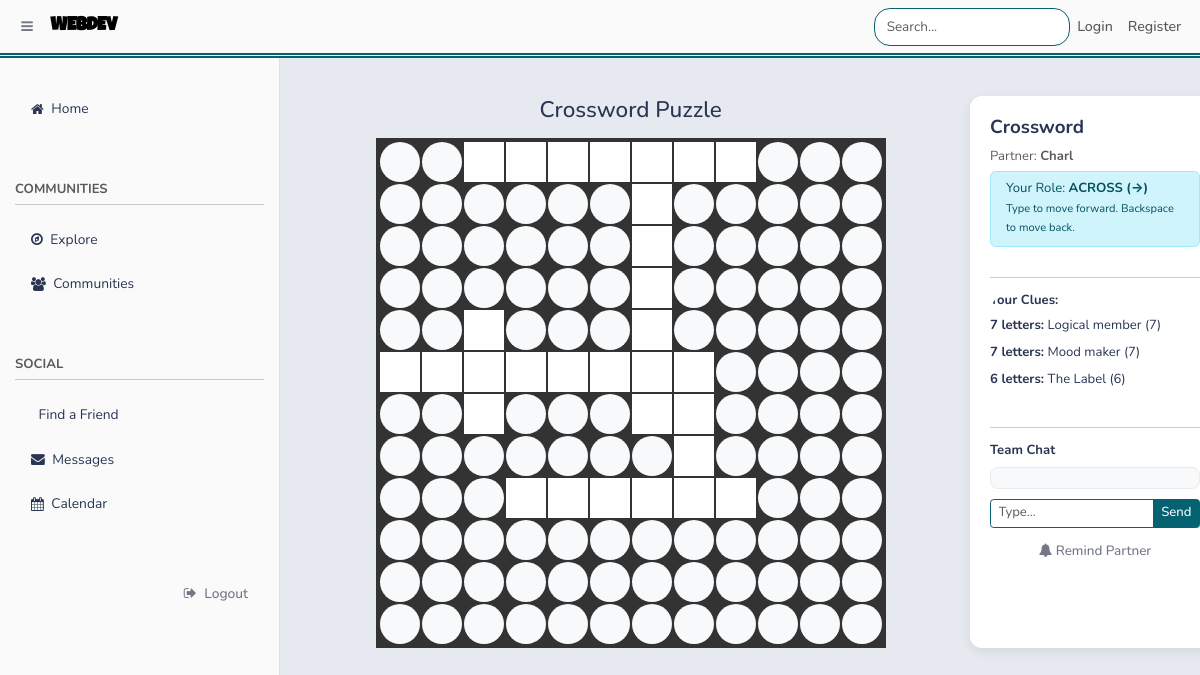
Before: /play/crossword (signed in) with the older database file.
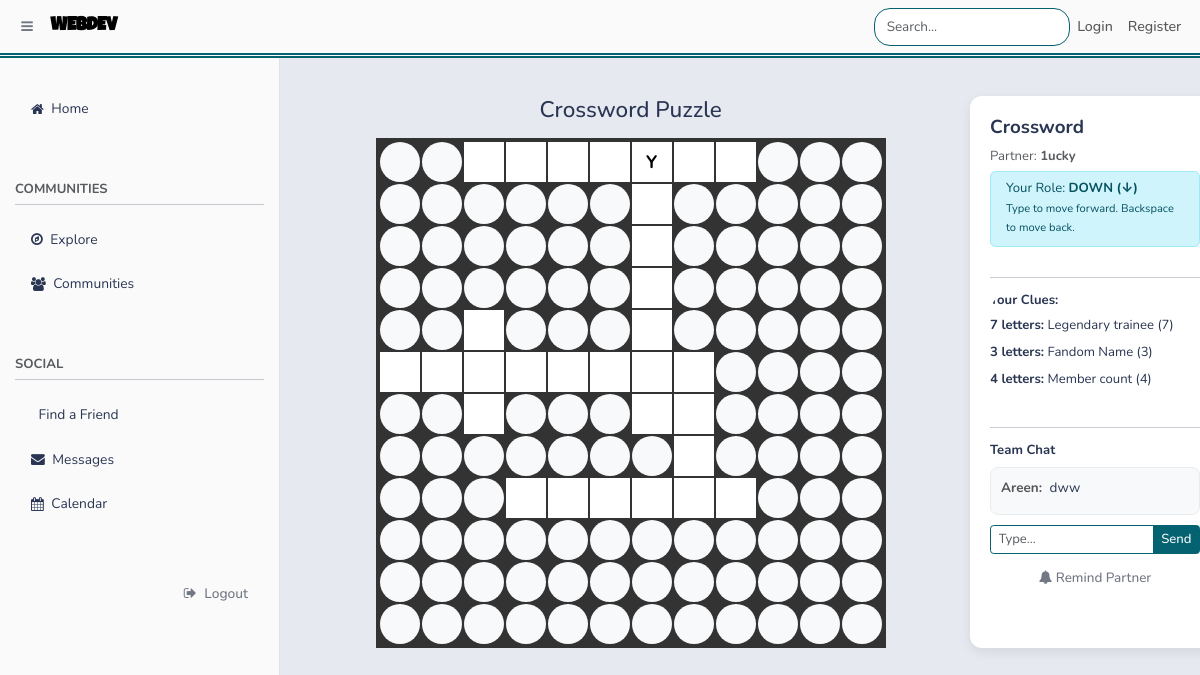
After: the same page with the newer database file.
### tables this page shows
CREATE TABLE users (
            user_id INTEGER PRIMARY KEY AUTOINCREMENT,
            username TEXT UNIQUE NOT NULL,
            password TEXT NOT NULL,
            email TEXT NOT NULL,
            phone TEXT NOT NULL,
            age INT NOT NULL
        , public_key TEXT);

CREATE TABLE game_messages (
            id INTEGER PRIMARY KEY AUTOINCREMENT,
            session_id INTEGER,
            user_id INTEGER,
            content TEXT,
            created_at TIMESTAMP DEFAULT CURRENT_TIMESTAMP
        );

### main.py (the view)
@app.route('/play/crossword')
def game_crossword_play():
    if 'user_id' not in session:
        return redirect(url_for('login'))
    conn = get_db()
    uid = session['user_id']
    conn.execute("""
        DELETE FROM game_sessions
        WHERE game_type = 'crossword'
        AND player_1_id = ?
        AND player_2_id IS NULL
        AND created_at < datetime('now', '-5 minutes')
    """, (uid,))
    conn.commit()
    session_check = conn.execute("""
        SELECT * FROM game_sessions
        WHERE (player_1_id = ? OR player_2_id = ?)
        AND game_type = 'crossword'
        AND status = 'active'
        AND player_2_id IS NOT NULL
        ORDER BY created_at DESC LIMIT 1
    """, (uid, uid)).fetchone()
    if not session_check:
        return redirect(url_for('game_lobby', game='crossword'))
    session_id = session_check['session_id']
    partner_id = session_check['player_2_id'] if session_check['player_1_id'] == uid else session_check['player_1_id']
    partner = conn.execute("SELECT username FROM users WHERE user_id=?", (partner_id,)).fetchone()
    my_role = 'p1' if session_check['player_1_id'] == uid else 'p2'
    grid_state_row = conn.execute("""
        SELECT grid_state, words_found FROM crossword_states WHERE session_id = ?
    """, (session_id,)).fetchone()
    current_state = {}
    words_found = []
    if grid_state_row:
        current_state = json.loads(grid_state_row['grid_state']) if grid_state_row['grid_state'] else {}
        words_found = json.loads(grid_state_row['words_found']) if grid_state_row['words_found'] else []
    chat_history = conn.execute("""
        SELECT u.username, gm.content
        FROM game_messages gm
        JOIN users u ON gm.user_id = u.user_id
        WHERE gm.session_id = ?
        ORDER BY gm.created_at ASC
    """, (session_id,)).fetchall()
    layout = get_crossword_grid()
    my_clues = []
    for (r, c), (word, direction, clue) in CROSSWORD_LAYOUT.items():
        if (my_role == 'p1' and direction == 'across') or (my_role == 'p2' and direction == 'down'):
            my_clues.append({
                'word': word,
                'clue': clue,
                'start_r': r,
                'start_c': c,
                'direction': direction
            })
    editable_cells = list(get_editable_cells_for_role(my_role))
    intersection_cells = list(get_intersection_cells())
    return render_template('crossword.html',
                        session_id=session_id,
                        partner_name=partner['username'] if partner else "Partner",
                        partner_id=partner_id,
                        my_role=my_role,
                        layout=layout.keys(),
                        current_state=current_state,
                        words_found=words_found,
                        chat_history=chat_history,
                        my_clues=my_clues,
                        editable_cells=editable_cells,
                        intersection_cells=intersection_cells)  # FIX #2

### helpers.py (called while the page is built)
def connect_db():
    sql = sqlite3.connect(DATABASE)
    sql.row_factory = sqlite3.Row
    sql.execute("PRAGMA foreign_keys = ON")
    return sql

def get_db():
    if not hasattr(g, 'sqlite3_db'):
        g.sqlite3_db = connect_db()
    return g.sqlite3_db

### main.py (called while the page is built)
def get_crossword_grid():
    grid = {}
    for (r, c), (word, direction, clue) in CROSSWORD_LAYOUT.items():
        for i, letter in enumerate(word):
            if direction == "across":
                grid[(r, c + i)] = letter.upper()
            else:
                grid[(r + i, c)] = letter.upper()
    return grid

def get_editable_cells_for_role(role):
    editable = set()
    for (r, c), (word, direction, clue) in CROSSWORD_LAYOUT.items():
        if role == 'p1' and direction == 'across':
            for i in range(len(word)):
                editable.add((r, c + i))
        elif role == 'p2' and direction == 'down':
            for i in range(len(word)):
                editable.add((r + i, c))
    return editable

### templates/crossword.html (shortened to what this page needs)
{% extends "base.html" %}
{% block body %}
<link rel="stylesheet" href="{{ url_for('static', filename='main.css') }}">
<link rel="stylesheet" href="{{ url_for('static', filename='phoebe.css') }}">
<div class="container-fluid mt-3">
    <div class="row">
        <div class="col-md-9 d-flex justify-content-center">
            <div>
                <h4 class="mb-3 text-center">Crossword Puzzle</h4>
                <div class="cw-board">
                    {% for r in range(12) %}       {% for c in range(12) %}   {% if (r, c) in layout %}
                                <input type="text"
                                    maxlength="1"
                                    class="cw-cell"
                                    id="cell-{{r}}-{{c}}"
                                    data-row="{{r}}"
                                    data-col="{{c}}"
                                    value="{{ current_state.get(r|string + '_' + c|string, '') }}"
                                    autocomplete="off"
                                    onkeydown="handleKey(event, {{r}}, {{c}})"
                                    oninput="handleInput(this, {{r}}, {{c}})">
                            {% else %}
                                <div class="empty-cell"></div>
                            {% endif %}
                        {% endfor %}
                    {% endfor %}
                </div>
            </div>
        </div>
        <div class="col-md-3">
            <div class="cw-sidebar">
                <div class="mb-3">
                    <h5 class="fw-bold">Crossword</h5>
                    <p class="small text-muted mb-1">
                        Partner: <strong id="partnerName">{{ partner_name }}</strong>
                    </p>
                    <div class="alert alert-info py-2 small mb-0">
                        Your Role: <strong>{% if my_role == 'p1' %}ACROSS (→){% else %}DOWN (↓){% endif %}</strong>
                        <br>
                        <span style="font-size: 0.85em">Type to move forward. Backspace to move back.</span>
                    </div>
                </div>
                <hr>
                <div class="mb-3" style="max-height: 200px; overflow-y: auto;">
                    <h6 class="fw-bold small">Your Clues:</h6>
                    <div class="small">
                        {% for clue in my_clues %}
                        <div class="mb-2">
                            <strong>{{ clue.word|length }} letters:</strong> {{ clue.clue }}
                        </div>
                        {% endfor %}
                    </div>
                </div>
                <hr>
                <div id="chatSection">
                    <h6 class="fw-bold small mb-2">Team Chat</h6>
                    <div class="chat-box" id="gameChat">
                        {% for msg in chat_history %}
                            <div class="msg"><b>{{ msg.username }}:</b> {{ msg.content }}</div>
                        {% endfor %}
                    </div>
                    <div class="input-group input-group-sm">
                        <input type="text" id="chatInput" class="form-control" placeholder="Type..." onkeypress="if(event.key==='Enter') sendChat()">
                        <button class="btn btn-primary" onclick="sendChat()">Send</button>
                    </div>
                    <button class="btn btn-sm btn-warning w-100 mt-2" onclick="sendReminder()">
                        <i class="fa fa-bell"></i> Remind Partner
                    </button>
                </div>
            </div>
        </div>
    </div>
</div>
{% endblock %}

Changed rows visible on the page:
changed users: username "Charl" → "1ucky"
now on this page (row edited): game_messages: username "Areen", content "dww"
Other visible differences:
form field r: (not shown) → "Y"
text no longer shown: "ACROSS (→)"
text now shown: "DOWN (↓)"
new list line: "7 letters: Legendary trainee (7)"
new list line: "3 letters: Fandom Name (3)"
new list line: "4 letters: Member count (4)"
list line gone: "7 letters: Logical member (7)"
list line gone: "7 letters: Mood maker (7)"
list line gone: "6 letters: The Label (6)"
